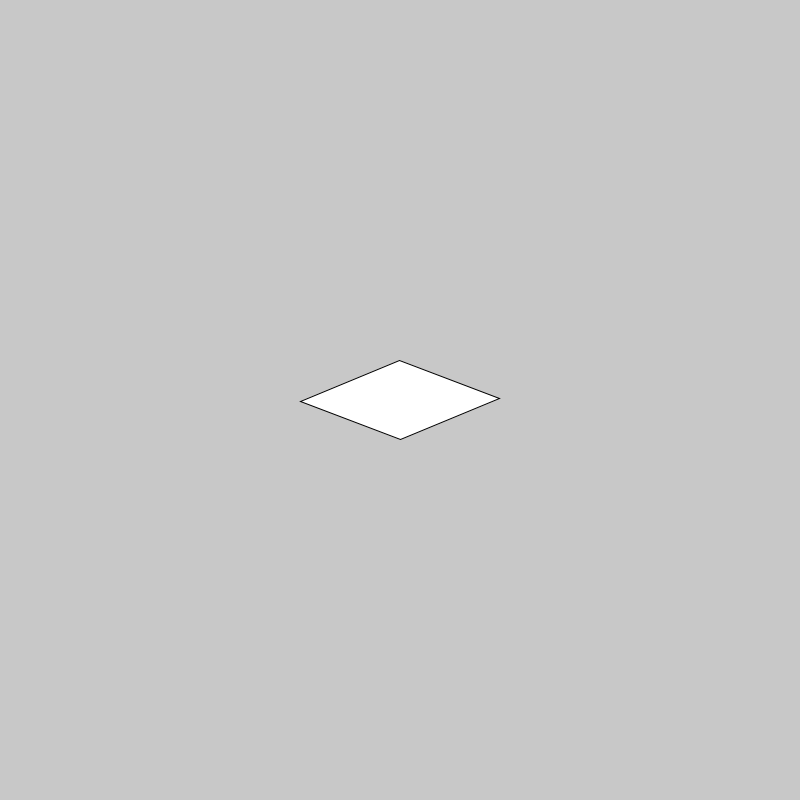
Frame 1 (no input)
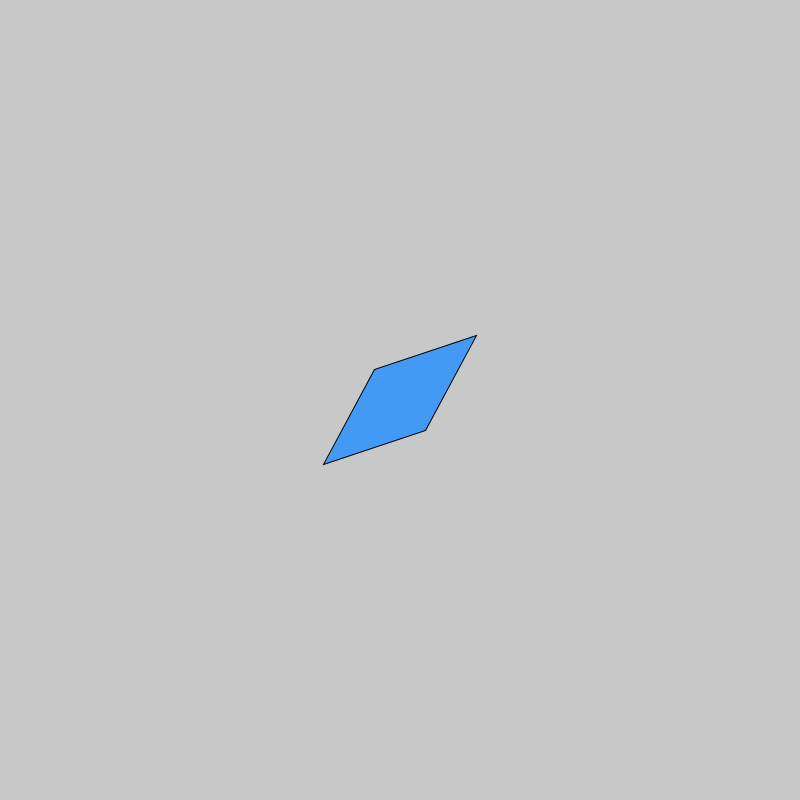
Frame 60 (the mouse pressed at the canvas centre just before this capture)
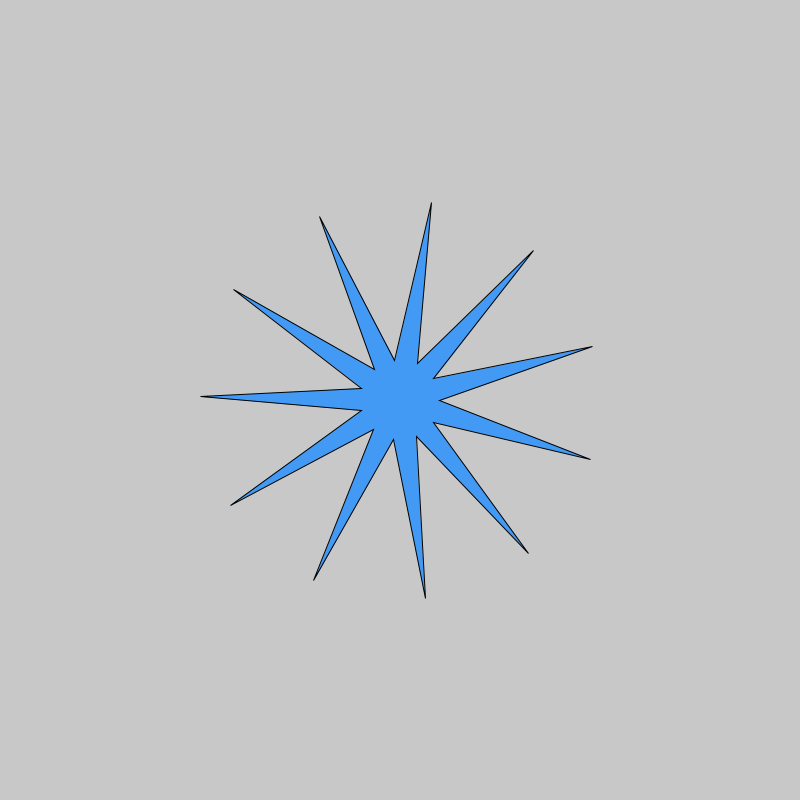
Frame 120 (the mouse held since frame 60 and released just before this capture)

The Processing sketch that drew these frames (run headless with seeded random() and noise(); from frame 60 on, the mouse is pressed at the canvas centre):

// Processing sketch: star
// ── star.pde


void setup() 
{
  size(800,800);
}

void draw()
{
  background(200);
  pushMatrix();
  translate(width/2,height/2);
  rotate(frameCount/-85.0);
  float n = map(mouseX,0,width,100,300);
  starx(0,0,40,n);
  fill(66,154,244);
  popMatrix();
}
void starx(float x, float y, float r1, float r2) {
  float n = round(map(mouseY,20,height-20,2,20));
  float angle = TWO_PI/n;
  float halfAngle = angle/2.0;
  beginShape();
  for (float a = 0; a < TWO_PI; a += angle){
    float sx = x + cos(a) * r2;
    float sy = y + sin(a) * r2;
    vertex(sx,sy);
    float tx = x + cos(a+halfAngle) * r1;
    float ty = y + sin(a+halfAngle) * r1;
    vertex(tx,ty);
  }
  endShape(CLOSE);
}
